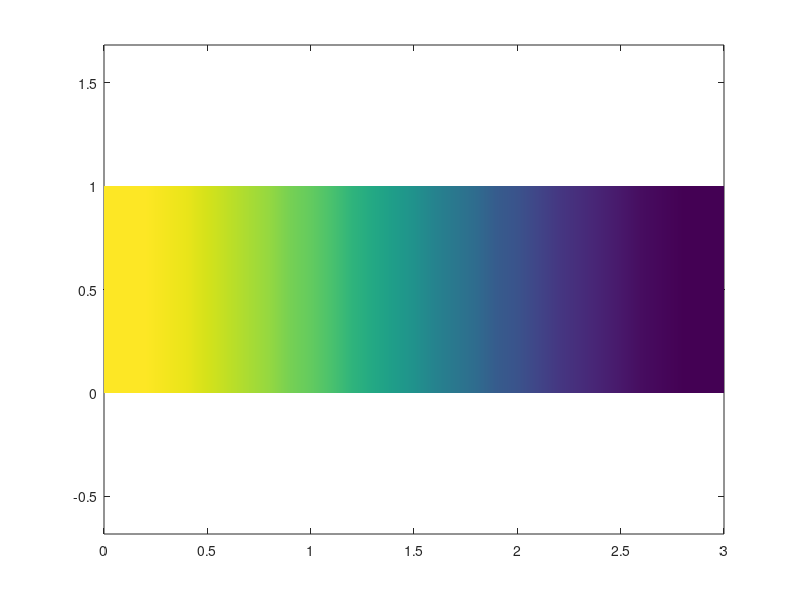
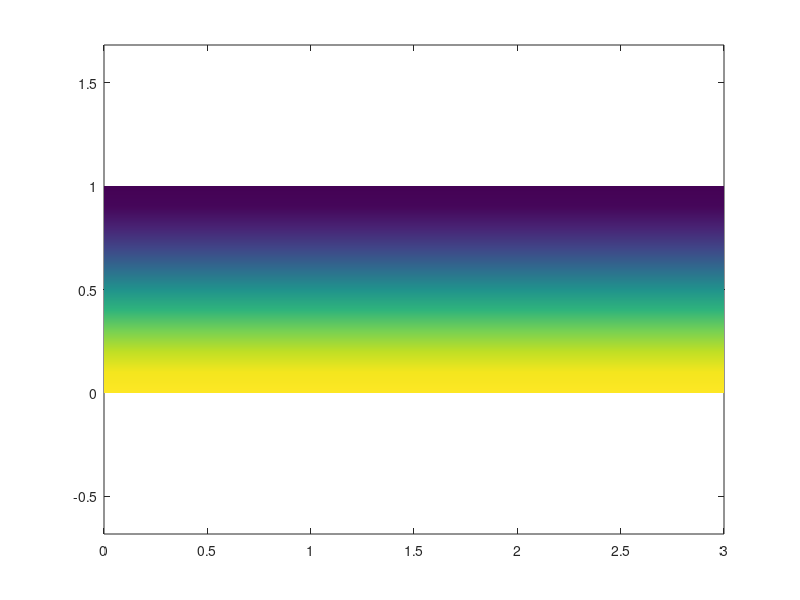

Write MATLAB code to recreate these figures, in order. (Note: this script raises an error after producing the figures.)
clear all
close all

%%

Lx = 3;
Ly = 1;


delta = 0.1;

[X, Y] = meshgrid(0:delta:Lx, 0:delta:Ly);

figure;
h = pcolor(X, Y, cos(pi*X/Lx));
set(h, 'edgecolor','none');
shading interp
axis equal

figure;
h = pcolor(X, Y, cos(pi*Y/Ly));
set(h, 'edgecolor','none');
shading interp
axis equal

%%

rng(321);

n = 1000;
data = rand(n, 2);
data(:,1) = data(:,1) * Lx;
data(:,2) = data(:,2) * Ly;

W = squareform(pdist(data)).^2;
eps = 0.5^2;

[V, D] = dmaps(W, eps, 10);

figure;
scatter(data(:,1),data(:,2),50, V(:,2),'.')
axis equal

figure;
scatter(data(:,1),data(:,2),50, V(:,4),'.')
axis equal